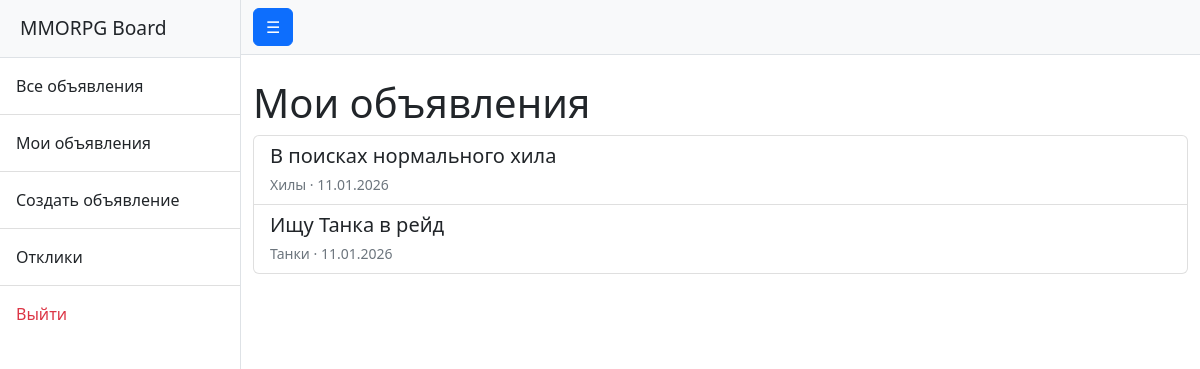
/my-advertisements/ (signed in), run on an earlier commit of the app's database.
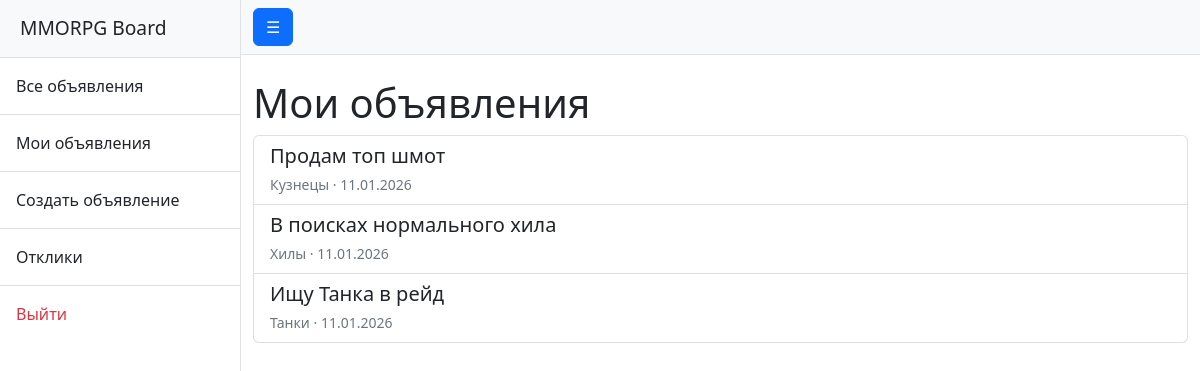
And on a later commit of the database.
### board/models.py (models this page shows, shortened)
class Advertisement(models.Model):
    author = models.ForeignKey(User, on_delete=models.CASCADE, related_name='advertisements')
    category = models.ForeignKey(Category, on_delete=models.PROTECT, related_name='advertisements')
    title = models.CharField(max_length=200)
    content = RichTextUploadingField()
    created_at = models.DateTimeField(auto_now_add=True)
    updated_at = models.DateTimeField(auto_now=True)

class Category(models.Model):
    name = models.CharField(max_length=50, unique=True)

### board/views.py (the view)
# urls.py: path('my-advertisements/', MyAdvertisementsView.as_view(), name='my_advertisements'),
class MyAdvertisementsView(LoginRequiredMixin, ListView):
    model = Advertisement
    template_name = 'board/my_advertisements.html'
    context_object_name = 'advertisements'
    def get_queryset(self):
        return (
            Advertisement.objects
            .filter(author=self.request.user)
            .select_related('category')
            .order_by('-created_at')
        )

### board/templates/board/my_advertisements.html
{% extends 'base.html' %}
{% block content %}
<h1>Мои объявления</h1>
{% if advertisements %}
    <div class="list-group">
        {% for ad in advertisements %}
            <a href="{% url 'board:advertisement_detail' ad.pk %}"
               class="list-group-item list-group-item-action">
                <h5 class="mb-1">{{ ad.title }}</h5>
                <small class="text-muted">
                    {{ ad.category.name }} · {{ ad.created_at|date:"d.m.Y" }}
                </small>
            </a>
        {% endfor %}
    </div>
{% else %}
    <p class="text-muted">У вас пока нет объявлений.</p>
{% endif %}
{% endblock %}

What changed in the data, as far as the page shows it:
added Advertisement: title "Продам топ шмот", category.name "Кузнецы", created_at "11.01.2026"
